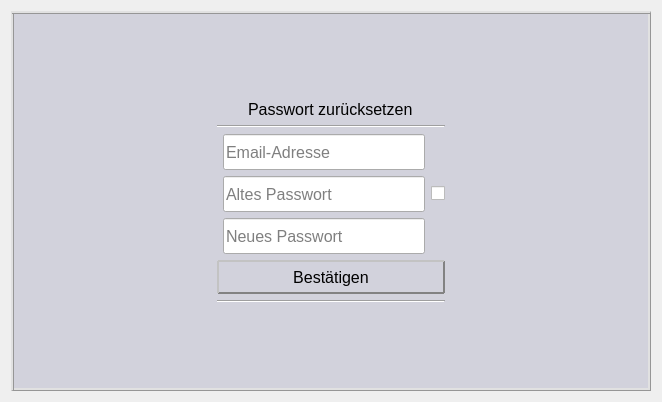
<?xml version="1.0" encoding="UTF-8"?>
<ui version="4.0">
 <class>FrmAccount</class>
 <widget class="QWidget" name="FrmAccount">
  <property name="windowModality">
   <enum>Qt::ApplicationModal</enum>
  </property>
  <property name="geometry">
   <rect>
    <x>0</x>
    <y>0</y>
    <width>662</width>
    <height>402</height>
   </rect>
  </property>
  <property name="windowTitle">
   <string>Form</string>
  </property>
  <property name="styleSheet">
   <string notr="true">QWidget#FrmAccount *{
	font-size: 16px;
}
QWidget#register1, #reset{
	background-color: rgb(210, 210, 220);
	border: 3px ridge rgb(150, 150, 150);
}

QLineEdit{
	min-height: 30px;
}

QLineEdit#registerLeEmail, #registerLePassword1, #registerLePassword2, #resetLeEmail, #resetLePasswordOld, #resetLePasswordNew{
	min-width: 200px;
}

QPushButton{
	min-height: 30px;
	border: 2px outset rgb(130, 130, 130);
	border-radius: 1px;
	background-color: 
		qlineargradient(
			spread:pad, x1:1, y1:0, x2:1, y2:1,
			stop:0.5 rgba(240, 240, 240, 255),
			stop:1 rgba(190, 190, 190, 255)
		);
}

QPushButton::Hover{
	border: 2px outset rgba(50, 50, 150, 200);
	background-color: 
		qlineargradient(
			spread:pad, x1:1, y1:0, x2:1, y2:1,
			stop:0.5 rgba(190, 190, 250, 255),
			stop:1 rgba(140, 140, 200, 255)
		);
}

QPushButton::Pressed{
	border: 2px inset rgb(130, 130, 130);
	border-radius: 1px;
	background-color: 
		qlineargradient(
			spread:pad, x1:1, y1:0, x2:1, y2:1,
			stop:0.5 rgba(240, 240, 240, 255),
			stop:1 rgba(190, 190, 190, 255)
		);
}

QCheckBox#registerCbShowPw::indicator:checked, #resetCbShowPw::indicator:checked{
	image: url(:/Facy-Client/images/hide32x.png);
}
QCheckBox#registerCbShowPw::indicator:unchecked, #resetCbShowPw::indicator:unchecked{
	image: url(:/Facy-Client/images/show32x.png);
}</string>
  </property>
  <layout class="QGridLayout" name="gridLayout_2">
   <item row="1" column="0">
    <widget class="QStackedWidget" name="accountWindow">
     <property name="currentIndex">
      <number>1</number>
     </property>
     <widget class="QWidget" name="register1">
      <layout class="QGridLayout" name="gridLayout">
       <item row="2" column="1">
        <spacer name="verticalSpacer_2">
         <property name="orientation">
          <enum>Qt::Vertical</enum>
         </property>
         <property name="sizeHint" stdset="0">
          <size>
           <width>20</width>
           <height>40</height>
          </size>
         </property>
        </spacer>
       </item>
       <item row="1" column="1">
        <layout class="QGridLayout" name="gridLayout_13">
         <item row="2" column="0" colspan="3">
          <widget class="Line" name="line_9">
           <property name="orientation">
            <enum>Qt::Horizontal</enum>
           </property>
          </widget>
         </item>
         <item row="1" column="0" colspan="3" alignment="Qt::AlignHCenter">
          <widget class="QLabel" name="label_16">
           <property name="text">
            <string>Registrieren</string>
           </property>
          </widget>
         </item>
         <item row="3" column="1">
          <widget class="QLineEdit" name="registerLeEmail">
           <property name="placeholderText">
            <string>Email-Adresse</string>
           </property>
          </widget>
         </item>
         <item row="4" column="1">
          <widget class="QLineEdit" name="registerLePassword1">
           <property name="echoMode">
            <enum>QLineEdit::Password</enum>
           </property>
           <property name="placeholderText">
            <string>Passwort</string>
           </property>
          </widget>
         </item>
         <item row="7" column="0" colspan="3">
          <widget class="Line" name="line_8">
           <property name="orientation">
            <enum>Qt::Horizontal</enum>
           </property>
          </widget>
         </item>
         <item row="6" column="0" colspan="3">
          <widget class="QPushButton" name="registerBtnLogin">
           <property name="text">
            <string>Bestätigen</string>
           </property>
          </widget>
         </item>
         <item row="5" column="1">
          <widget class="QLineEdit" name="registerLePassword2">
           <property name="echoMode">
            <enum>QLineEdit::Password</enum>
           </property>
           <property name="placeholderText">
            <string>Passwort bestätigen</string>
           </property>
          </widget>
         </item>
         <item row="4" column="2">
          <widget class="QCheckBox" name="registerCbShowPw">
           <property name="text">
            <string/>
           </property>
          </widget>
         </item>
        </layout>
       </item>
       <item row="1" column="0">
        <spacer name="horizontalSpacer">
         <property name="orientation">
          <enum>Qt::Horizontal</enum>
         </property>
         <property name="sizeHint" stdset="0">
          <size>
           <width>40</width>
           <height>20</height>
          </size>
         </property>
        </spacer>
       </item>
       <item row="0" column="1">
        <spacer name="verticalSpacer">
         <property name="orientation">
          <enum>Qt::Vertical</enum>
         </property>
         <property name="sizeHint" stdset="0">
          <size>
           <width>20</width>
           <height>40</height>
          </size>
         </property>
        </spacer>
       </item>
       <item row="1" column="2">
        <spacer name="horizontalSpacer_2">
         <property name="orientation">
          <enum>Qt::Horizontal</enum>
         </property>
         <property name="sizeHint" stdset="0">
          <size>
           <width>40</width>
           <height>20</height>
          </size>
         </property>
        </spacer>
       </item>
      </layout>
     </widget>
     <widget class="QWidget" name="reset">
      <layout class="QGridLayout" name="gridLayout_3">
       <item row="1" column="0">
        <spacer name="horizontalSpacer_3">
         <property name="orientation">
          <enum>Qt::Horizontal</enum>
         </property>
         <property name="sizeHint" stdset="0">
          <size>
           <width>166</width>
           <height>20</height>
          </size>
         </property>
        </spacer>
       </item>
       <item row="1" column="1" colspan="2">
        <layout class="QGridLayout" name="gridLayout_14">
         <item row="2" column="0" colspan="3">
          <widget class="Line" name="line_10">
           <property name="orientation">
            <enum>Qt::Horizontal</enum>
           </property>
          </widget>
         </item>
         <item row="1" column="0" colspan="3" alignment="Qt::AlignHCenter">
          <widget class="QLabel" name="label_17">
           <property name="text">
            <string>Passwort zurücksetzen</string>
           </property>
          </widget>
         </item>
         <item row="3" column="1">
          <widget class="QLineEdit" name="resetLeEmail">
           <property name="placeholderText">
            <string>Email-Adresse</string>
           </property>
          </widget>
         </item>
         <item row="4" column="1">
          <widget class="QLineEdit" name="resetLePasswordOld">
           <property name="echoMode">
            <enum>QLineEdit::Password</enum>
           </property>
           <property name="placeholderText">
            <string>Altes Passwort</string>
           </property>
          </widget>
         </item>
         <item row="7" column="0" colspan="3">
          <widget class="Line" name="line_11">
           <property name="orientation">
            <enum>Qt::Horizontal</enum>
           </property>
          </widget>
         </item>
         <item row="6" column="0" colspan="3">
          <widget class="QPushButton" name="resetBtnPassword">
           <property name="text">
            <string>Bestätigen</string>
           </property>
          </widget>
         </item>
         <item row="5" column="1">
          <widget class="QLineEdit" name="resetLePasswordNew">
           <property name="echoMode">
            <enum>QLineEdit::Password</enum>
           </property>
           <property name="placeholderText">
            <string>Neues Passwort</string>
           </property>
          </widget>
         </item>
         <item row="4" column="2">
          <widget class="QCheckBox" name="resetCbShowPw">
           <property name="text">
            <string/>
           </property>
          </widget>
         </item>
        </layout>
       </item>
       <item row="1" column="3">
        <spacer name="horizontalSpacer_4">
         <property name="orientation">
          <enum>Qt::Horizontal</enum>
         </property>
         <property name="sizeHint" stdset="0">
          <size>
           <width>166</width>
           <height>20</height>
          </size>
         </property>
        </spacer>
       </item>
       <item row="2" column="1" colspan="2">
        <spacer name="verticalSpacer_3">
         <property name="orientation">
          <enum>Qt::Vertical</enum>
         </property>
         <property name="sizeHint" stdset="0">
          <size>
           <width>20</width>
           <height>73</height>
          </size>
         </property>
        </spacer>
       </item>
       <item row="0" column="1" colspan="2">
        <spacer name="verticalSpacer_4">
         <property name="orientation">
          <enum>Qt::Vertical</enum>
         </property>
         <property name="sizeHint" stdset="0">
          <size>
           <width>20</width>
           <height>79</height>
          </size>
         </property>
        </spacer>
       </item>
      </layout>
     </widget>
    </widget>
   </item>
  </layout>
 </widget>
 <resources/>
 <connections/>
</ui>
